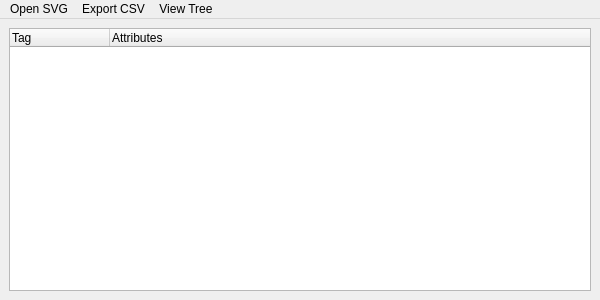
<?xml version="1.0" encoding="UTF-8"?>
<ui version="4.0">
 <class>MainWindow</class>
 <widget class="QMainWindow" name="MainWindow">
  <property name="geometry">
   <rect>
    <x>0</x>
    <y>0</y>
    <width>600</width>
    <height>300</height>
   </rect>
  </property>
  <property name="windowTitle">
   <string>SVG Handler GUI</string>
  </property>
  <widget class="QWidget" name="centralwidget">
   <layout class="QVBoxLayout" name="verticalLayout">
    <item>
     <widget class="QTreeWidget" name="treeWidget">
      <column>
       <property name="text">
        <string>Tag</string>
       </property>
      </column>
      <column>
       <property name="text">
        <string>Attributes</string>
       </property>
      </column>
     </widget>
    </item>
   </layout>
  </widget>
  <widget class="QMenuBar" name="menubar">
   <property name="geometry">
    <rect>
     <x>0</x>
     <y>0</y>
     <width>600</width>
     <height>23</height>
    </rect>
   </property>
   <addaction name="actionOpen"/>
   <addaction name="actionExportCSV"/>
   <addaction name="actionViewTree"/>
  </widget>
  <action name="actionOpen">
   <property name="text">
    <string>Open SVG</string>
   </property>
  </action>
  <action name="actionExportCSV">
   <property name="text">
    <string>Export CSV</string>
   </property>
  </action>
  <action name="actionViewTree">
   <property name="text">
    <string>View Tree</string>
   </property>
  </action>
 </widget>
 <resources/>
 <connections/>
</ui>
